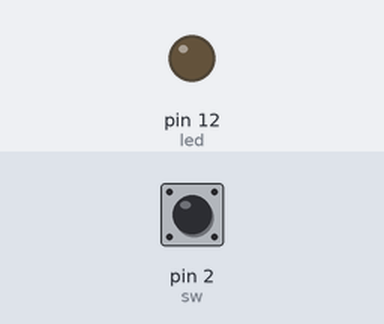
A sketch run on a simulated Arduino Uno, built with avr-gcc and run on an emulated ATmega328P. On the bench: output pins drawn as LEDs (lit = HIGH). The test bench sets the inputs (shaded band); at power-on: pin 2 (sw) LOW.

Above: at 1.2 s.
1.3 s: pin 2 (sw) pulled HIGH for 0.15 s
At 1.37 s:
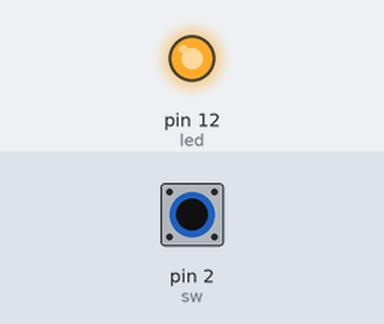
2.9 s: pin 2 (sw) pulled HIGH for 3.2 s
At 7.4 s:
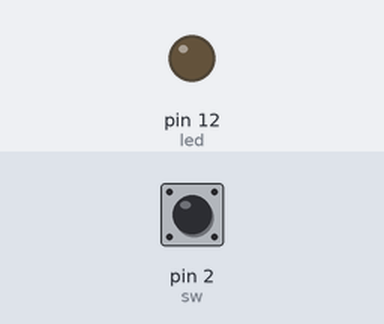
Timing chart, 0 to 8.9 s (numbered marks = the images above; inputs shaded):
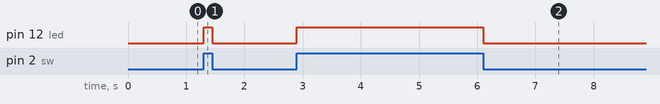

The sketch:

_02_digitalReadSW.ino
```cpp
int led = 12;
int sw = 2;

void setup() {
  pinMode(led, OUTPUT);
  pinMode(sw, INPUT);
}
void loop() {
 int state = digitalRead(sw);

  if (state == HIGH) {
    digitalWrite(led, HIGH);
  }
  else {
    digitalWrite(led, LOW);
  }
}
```

Measured:
- after the input at 1.3 s, pin 12 (led): LOW → HIGH at once, → LOW 0.15 s later
- after the input at 2.9 s, pin 12 (led): LOW → HIGH at once, → LOW 3.2 s later
